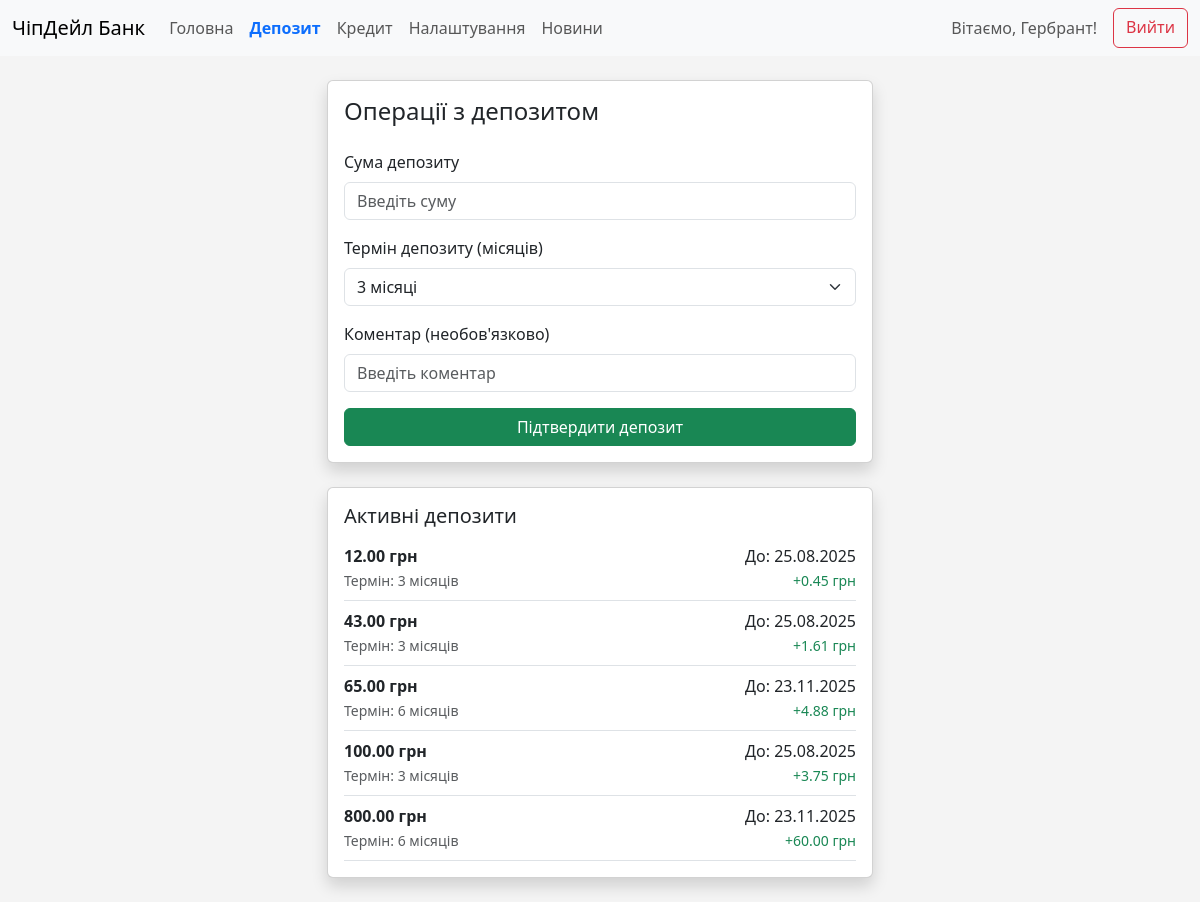
/deposit (signed in), run on the app's committed database.
### app/models.py (models this page shows, shortened)
class User(UserMixin, db.Model):
    id = db.Column(db.Integer, primary_key=True)
    pin = db.Column(db.String(4), nullable=False)
    full_name = db.Column(db.String(100), nullable=False)
    phone = db.Column(db.String(20), unique=True, nullable=False)
    identification_code = db.Column(db.String(10), unique=True, nullable=False)  # РНОКПП
    password = db.Column(db.String(100), nullable=False)
    accounts = db.relationship('Account', backref='user', lazy=True)
    loans = db.relationship('Loan', backref='user', lazy=True)
    cards = db.relationship('Card', backref='user', lazy=True)

class Deposit(db.Model):
    id = db.Column(db.Integer, primary_key=True)
    amount = db.Column(db.Float, nullable=False)
    term = db.Column(db.Integer, nullable=False)  # термін у місяцях
    interest_rate = db.Column(db.Float, nullable=False)  # відсоткова ставка
    start_date = db.Column(db.DateTime, nullable=False, default=datetime.utcnow)
    end_date = db.Column(db.DateTime, nullable=False)
    interest = db.Column(db.Float, nullable=False)  # сума відсотків
    user_id = db.Column(db.Integer, db.ForeignKey('user.id'), nullable=False)

### app/routes.py (the view)
@main_bp.route('/deposit', methods=['GET'])
@login_required
def deposit_page():
    try:
        user = User.query.get(current_user.id)
        if not user:
            return redirect(url_for('main.index'))
        deposits = Deposit.query.filter_by(user_id=user.id).all()
        return render_template('deposit.html', user=user, deposits=deposits)
    except Exception as e:
        print(f"Помилка при доступі до сторінки депозиту: {str(e)}")
        return redirect(url_for('main.index'))

### app/__init__.py (called while the page is built)
@login_manager.user_loader
def load_user(user_id):
    from app.models import User
    try:
        user = User.query.get(int(user_id))
        print(f"Завантаження користувача: {user_id} -> {user}")
        return user
    except Exception as e:
        print(f"Помилка при завантаженні користувача: {str(e)}")
        return None

### templates/deposit.html (shortened to what this page needs)
<!DOCTYPE html>
<html lang="uk">
<head>
    <link href="https://cdn.jsdelivr.net/npm/bootstrap@5.3.0/dist/css/bootstrap.min.css" rel="stylesheet">
</head>
<body>
    <nav class="navbar navbar-expand-lg navbar-light bg-light">
        <div class="container-fluid">
            <a class="navbar-brand" href="#">ЧіпДейл Банк</a>
            <div class="collapse navbar-collapse" id="navbarNav">
                <ul class="navbar-nav me-auto mb-2 mb-lg-0">
                    <li class="nav-item"><a class="nav-link" href="{{ url_for('main.dashboard') }}">Головна</a></li>
                    <li class="nav-item"><a class="nav-link active" href="{{ url_for('main.deposit_page') }}">Депозит</a></li>
                    <li class="nav-item"><a class="nav-link" href="{{ url_for('main.credit') }}">Кредит</a></li>
                    <li class="nav-item">
                        <a class="nav-link" href="{{ url_for('main.settings') }}">Налаштування</a>
                    </li>
                    <li class="nav-item">
                        <a class="nav-link" href="{{ url_for('main.news_page') }}">Новини</a>
                    </li>
                </ul>
                <div class="d-flex">
                    <span class="navbar-text me-3">
                        Вітаємо, {{ user.full_name.split()[0] }}!
                    </span>
                    <a href="{{ url_for('main.logout') }}" class="btn btn-outline-danger">Вийти</a>
                </div>
            </div>
        </div>
    </nav>
    <div class="container py-4">
        <div class="row justify-content-center">
            <div class="col-md-6">
                <div class="card shadow">
                    <div class="card-body">
                        <h4 class="card-title mb-4">Операції з депозитом</h4>
                        <form id="deposit-form">
                            <div class="mb-3">
                                <label for="amount" class="form-label">Сума депозиту</label>
                                <input type="number" class="form-control" id="amount" placeholder="Введіть суму" required>
                            </div>
                            <div class="mb-3">
                                <label for="term" class="form-label">Термін депозиту (місяців)</label>
                                <select class="form-select" id="term" required>
                                    <option value="3">3 місяці</option>
                                </select>
                            </div>
                            <div class="mb-3">
                                <label for="comment" class="form-label">Коментар (необов'язково)</label>
                                <input type="text" class="form-control" id="comment" placeholder="Введіть коментар">
                            </div>
                            <button type="submit" class="btn btn-success w-100">Підтвердити депозит</button>
                        </form>
                    </div>
                </div>
                <div class="card shadow mt-4">
                    <div class="card-body">
                        <h5 class="card-title">Активні депозити</h5>
                        {% if deposits %}
                            {% for deposit in deposits %}
                                <div class="border-bottom py-2">
                                    <div class="d-flex justify-content-between">
                                        <div>
                                            <strong>{{ "%.2f"|format(deposit.amount) }} грн</strong>
                                            <br>
                                            <small class="text-muted">Термін: {{ deposit.term }} місяців</small>
                                        </div>
                                        <div class="text-end">
                                            <div>До: {{ deposit.end_date.strftime('%d.%m.%Y') }}</div>
                                            <small class="text-success">+{{ "%.2f"|format(deposit.interest) }} грн</small>
                                        </div>
                                    </div>
                                </div>
                            {% endfor %}
                        {% else %}
                            <p class="text-muted">У вас немає активних депозитів</p>
                        {% endif %}
                    </div>
                </div>
            </div>
        </div>
    </div>
</body>
</html>

### templates/deposit.html (style rules this page uses)
body { background-color: #f4f4f4; }
.nav-link.active { font-weight: bold; color: #0d6efd !important; }

### data on the page
User: full_name "Гербрант"
Deposit: amount "12.00", term "3", end_date "25.08.2025", interest "0.45"
Deposit: amount "43.00", term "3", end_date "25.08.2025", interest "1.61"
Deposit: amount "65.00", term "6", end_date "23.11.2025", interest "4.88"
Deposit: amount "100.00", term "3", end_date "25.08.2025", interest "3.75"
Deposit: amount "800.00", term "6", end_date "23.11.2025", interest "60.00"
